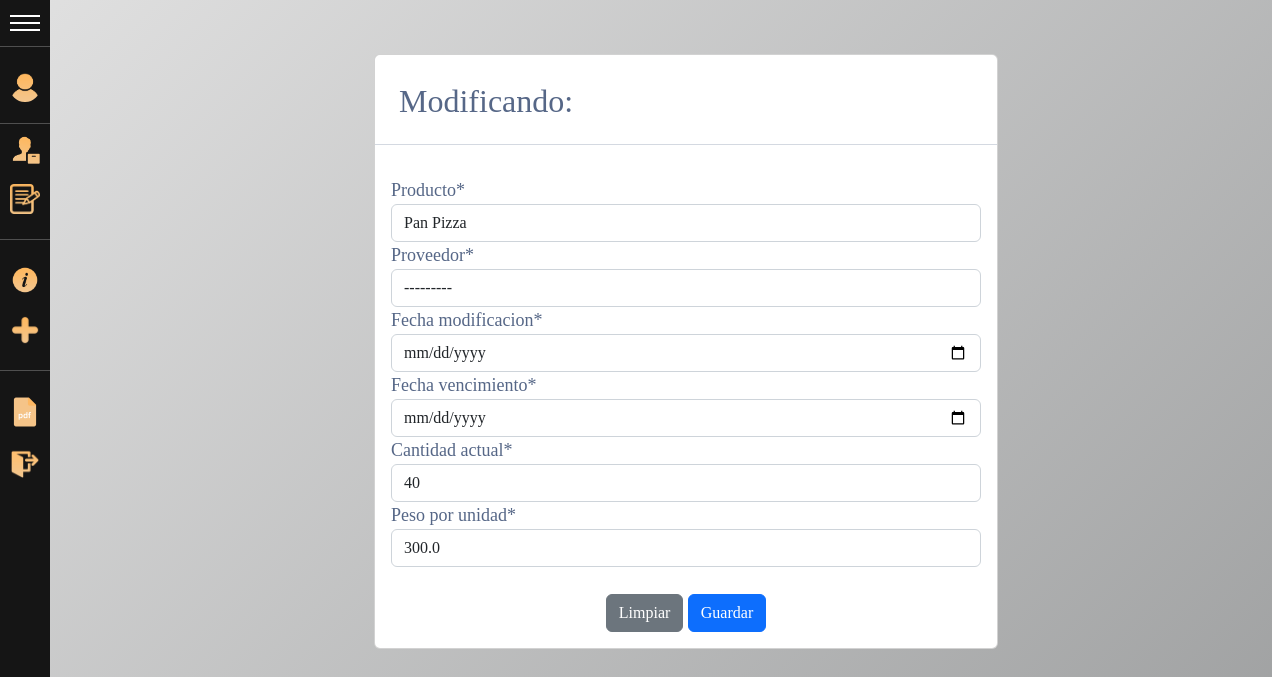
The page /modificar/18/ (signed in) on the database as committed earlier.
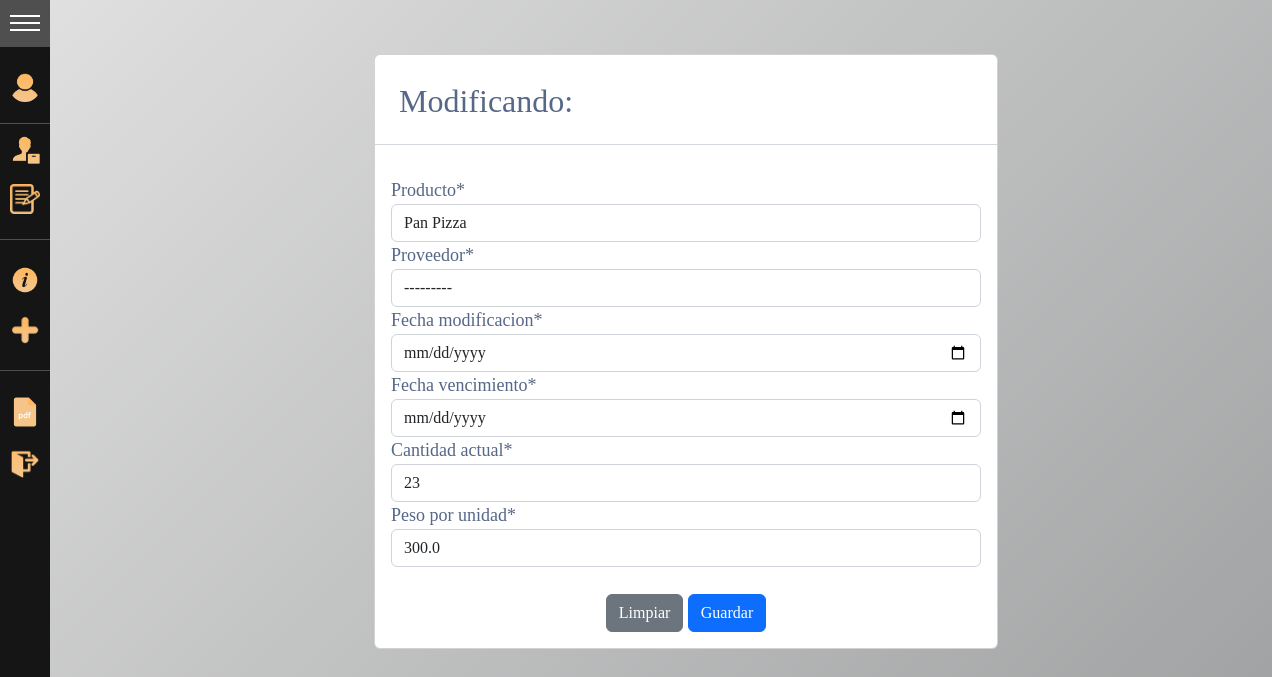
The same page on the database as committed later.
### gestion/models.py (models this page shows)
class Informacion(models.Model):
    class Meta:
        verbose_name_plural = 'Información'
    id = models.AutoField(primary_key=True)
    producto = models.ForeignKey(Producto, on_delete=models.CASCADE, null=True)
    proveedor =  models.CharField(max_length = 255, verbose_name="Proveedor")
    fecha_modificacion =  models.DateField(max_length = 20,verbose_name = "Fecha de modificación")
    fecha_vencimiento =  models.DateField(max_length = 20,verbose_name="Fecha de vencimiento")
    cantidad_productos = models.IntegerField(verbose_name="Cantidad actual")
    peso_unidad = models.FloatField(verbose_name="Peso por unidad")

### gestion/views.py (the view, shortened to what this page needs)
# urls.py: path('modificar/<id>/', FormularioInformacionView.modificar_producto),             #Modificar información de un producto
    @login_required
    def modificar_producto(request, id):
        producto = get_object_or_404(Informacion, id=id)
        data = {
            'form': formularioInformacion(instance=producto),
            'info': Informacion.objects.filter(id=id).get().producto
        }
        return render(request, 'modificar_producto.html', data)

### gestion/forms.py
class formularioInformacion(forms.ModelForm):
    fecha_modificacion = forms.DateField(widget=DatePickerInput)
    fecha_vencimiento = forms.DateField(widget=DatePickerInput)
    proveedor = forms.ModelChoiceField(queryset=Proveedores.objects.all())
    class Meta:
        model = Informacion
        fields = '__all__'

### gestion/models.py (called while the page is built)
    def __str__(self):
        return self.nombre_descripcion

    def __str__(self):
        return self.nombre_proveedor

### templates/modificar_producto.html (shortened to what this page needs)
{% extends "base.html"%}
{% load crispy_forms_tags %}
{%block content %}
<br>
<br>
<div class="row">
    <div class="col-12 col-md-6 offset-md-3">
        <div class="card">
            <h2>&nbsp;&nbsp; Modificando: {{producto.nombre_descripcion}}</h2>
            <hr>
            <div class="card-body">
                <form action="" method="POST" enctype="multipart/form-data">
                    {{ form|crispy }}
                    <br>
                    <div class="d-flex justify-content-center">
                        <input type="reset" value="Limpiar" class="btn btn-secondary">
                        <input id="id_btn" type="submit" value="Guardar" class="btn btn-primary">
                    </div>
                </form>
            </div>
        </div>
    </div>
</div>
{%endblock%}

Rows that differ between the two databases and show on the page:
changed Informacion "Pan Pizza": cantidad_productos "40" → "23"
